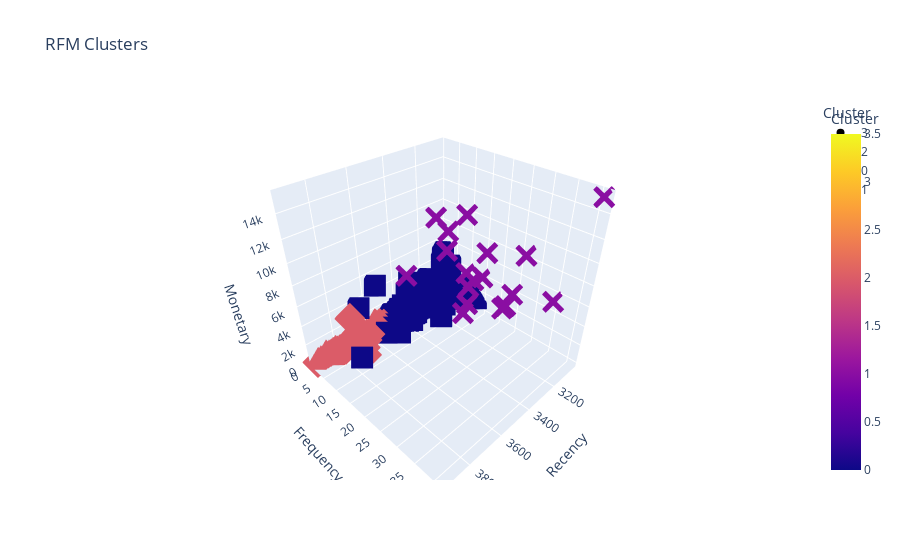

This figure's notebook cell:
### Code cell
# kmeans clustering with 4 clusters
kmeans = KMeans(n_clusters=4, random_state=42)
kmeans.fit(rfm_data_scaled)

# Add the cluster labels to the original data
rfm_df['Cluster'] = kmeans.labels_

# Visualize the clusters
fig = px.scatter_3d(rfm_df, x='Recency', y='Frequency', z='Monetary',
                    color='Cluster', symbol='Cluster',
                    title='RFM Clusters')
fig.show()

### Figure 1 — Plotly figure (JSON) as saved in the notebook; plotly's stock layout.template omitted (floating-point values rounded to 4 significant figures; data arrays with more than 128 entries replaced by an {"elided": "..."} marker saying what was removed)
{"data": [{"hovertemplate": "Cluster=%{marker.color}<br>Recency=%{x}<br>Frequency=%{y}<br>Monetary=%{z}<extra></extra>", "legendgroup": "3", "marker": {"color": {"elided": "1625 int values"}, "coloraxis": "coloraxis", "symbol": "circle"}, "mode": "markers", "name": "3", "scene": "scene", "showlegend": true, "type": "scatter3d", "x": {"elided": "1625 int values"}, "y": {"elided": "1625 int values"}, "z": {"elided": "1625 float values"}}, {"hovertemplate": "Cluster=%{marker.color}<br>Recency=%{x}<br>Frequency=%{y}<br>Monetary=%{z}<extra></extra>", "legendgroup": "2", "marker": {"color": {"elided": "634 int values"}, "coloraxis": "coloraxis", "symbol": "diamond"}, "mode": "markers", "name": "2", "scene": "scene", "showlegend": true, "type": "scatter3d", "x": {"elided": "634 int values"}, "y": {"elided": "634 int values"}, "z": {"elided": "634 float values"}}, {"hovertemplate": "Cluster=%{marker.color}<br>Recency=%{x}<br>Frequency=%{y}<br>Monetary=%{z}<extra></extra>", "legendgroup": "0", "marker": {"color": {"elided": "777 int values"}, "coloraxis": "coloraxis", "symbol": "square"}, "mode": "markers", "name": "0", "scene": "scene", "showlegend": true, "type": "scatter3d", "x": {"elided": "777 int values"}, "y": {"elided": "777 int values"}, "z": {"elided": "777 float values"}}, {"hovertemplate": "Cluster=%{marker.color}<br>Recency=%{x}<br>Frequency=%{y}<br>Monetary=%{z}<extra></extra>", "legendgroup": "1", "marker": {"color": [1, 1, 1, 1, 1, 1, 1, 1, 1, 1, 1, 1, 1, 1, 1, 1, 1, 1], "coloraxis": "coloraxis", "symbol": "x"}, "mode": "markers", "name": "1", "scene": "scene", "showlegend": true, "type": "scatter3d", "x": [3241, 3048, 3073, 3149, 3062, 3413, 3246, 3039, 3064, 3052, 3075, 3055, 3232, 3084, 3044, 3156, 3111, 3055], "y": [18, 15, 25, 25, 23, 6, 17, 41, 10, 35, 17, 27, 11, 12, 12, 4, 6, 10], "z": [3476.0, 4203.0, 4383.0, 3569.0, 2627.0, 5713.0, 2301.0, 15230.0, 10010.0, 5433.0, 7330.0, 8530.0, 7738.0, 2856.0, 3298.0, 9502.0, 8119.0, 3862.0]}], "layout": {"coloraxis": {"colorbar": {"title": {"text": "Cluster"}}, "colorscale": [[0, "#0d0887"], [0.1111, "#46039f"], [0.2222, "#7201a8"], [0.3333, "#9c179e"], [0.4444, "#bd3786"], [0.5556, "#d8576b"], [0.6667, "#ed7953"], [0.7778, "#fb9f3a"], [0.8889, "#fdca26"], [1, "#f0f921"]]}, "legend": {"title": {"text": "Cluster"}, "tracegroupgap": 0}, "scene": {"domain": {"x": [0, 1], "y": [0, 1]}, "xaxis": {"title": {"text": "Recency"}}, "yaxis": {"title": {"text": "Frequency"}}, "zaxis": {"title": {"text": "Monetary"}}}, "title": {"text": "RFM Clusters"}}}
